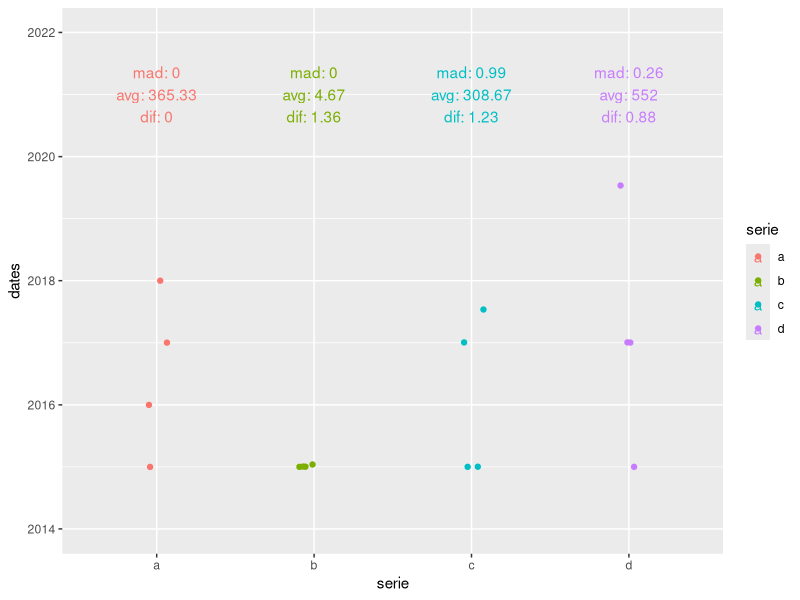

The R source for this figure:
####################################################
## Define a distribution coeficient that defines how
## distributed are the events
####################################################


## Load libraries ####
library(ggplot2)
library(dplyr)
library(data.table)

## Create examples ####

a <- c("2015-01-01", "2016-01-01", "2017-01-01", "2018-01-01")
a <- as.Date(a, "%Y-%m-%d")
a_dt <- data.table(serie = "a", dates = a)

b <- c("2015-01-01", "2015-01-02", "2015-01-03", "2015-01-15")
b <- as.Date(b, "%Y-%m-%d")
b_dt <- data.table(serie = "b", dates = b)


c <- c("2015-01-01", "2015-01-02", "2017-01-03", "2017-07-15")
c <- as.Date(c, "%Y-%m-%d")
c_dt <- data.table(serie = "c", dates = c)

d <- c("2015-01-01", "2017-01-02", "2017-01-03", "2019-07-15")
d <- as.Date(d, "%Y-%m-%d")
d_dt <- data.table(serie = "d", dates = d)


e <- c("2015-01-01", "2015-01-01", "2015-01-03", "2019-07-15")
e <- as.Date(e, "%Y-%m-%d")
e_dt <- data.table(serie = "e", dates = e)

examples_dt <- data.table::rbindlist(list(a_dt, b_dt, c_dt, d_dt))


## Functions ####

date_distance <- function(my_dates) {
  len <- length(my_dates)
  output <- list()
  i <- 1
  
  for (i in 1:len-1){
    output[i] <- as.integer(my_dates[i+1] - my_dates[i])
    i <- i + 1
  }
  
  output <- as.integer(output)
  
  return(output)
}
  

date_dif <- function(my_dates) {
  output <- date_distance(my_dates)
  return(sd(output)/mean(output))
}
  
date_mad <- function(my_dates) {
  output <- date_distance(my_dates)
  return(median(abs(output - median(output)))/median(output))
}

date_avg <- function(my_dates) {
  output <- date_distance(my_dates)
  return(mean(output))
}
  

## Test and visualization ####

summary_dt <- examples_dt[, .(mad = date_mad(dates), dif = date_dif(dates), avg = date_avg(dates)), by = serie]



examples_dt %>% 
  ggplot(aes(x = serie, y = dates, color = serie)) +
  #geom_point() +
  geom_jitter(width = 0.1) +
  geom_text(data = summary_dt, aes(x = serie, 
                                   y = as.Date("2021-01-01", "%Y-%m-%d"), 
                                   label = paste0("mad: ", round(mad,2), 
                                                  "\navg: ", round(avg, 2), 
                                                  "\ndif: ", round(dif, 2)))) +
  ylim(as.Date("2014-01-01", "%Y-%m-%d"), as.Date("2022-01-01", "%Y-%m-%d")) +
  theme_set(theme_light())
